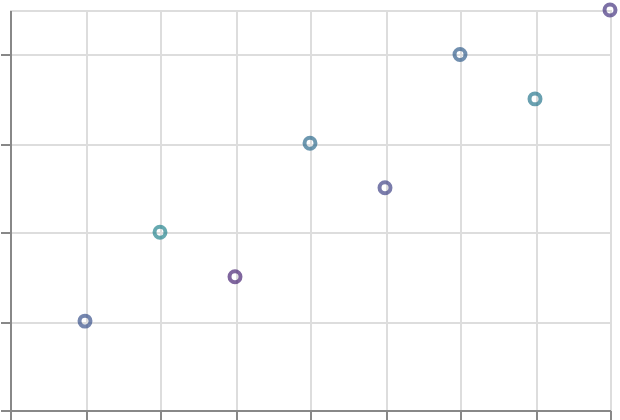

This figure's Vega-Lite source:
### Vega-Lite specification from a JSON file in a GitHub repository (floating-point values rounded to 4 significant figures)
{"$schema": "https://vega.github.io/schema/vega-lite/v6.json", "padding": 5, "autosize": "none", "width": 300, "height": 200, "data": {"name": "table", "values": [{"c": "A", "g": "p", "x": 1, "y": 2, "v": 5, "t": "2024-01-15", "o": {"v": 3}, "IMDB Rating": 6.1, "d": "x1"}, {"c": "B", "g": "q", "x": 2, "y": 4, "v": 9, "t": "2024-02-20", "o": {"v": 7}, "IMDB Rating": 7.4, "d": "x2"}, {"c": "A", "g": "q", "x": 3, "y": 3, "v": 2, "t": "2024-03-05", "o": {"v": 1}, "IMDB Rating": 5.2, "d": "x1"}, {"c": "C", "g": "p", "x": 4, "y": 6, "v": 7, "t": "2024-05-30", "o": {"v": 4}, "IMDB Rating": 8.8, "d": "x3"}, {"c": "B", "g": "p", "x": 5, "y": 5, "v": 4, "t": "2024-07-11", "o": {"v": 9}, "IMDB Rating": 6.9, "d": "x2"}, {"c": "C", "g": "q", "x": 6, "y": 8, "v": 6, "t": "2024-09-02", "o": {"v": 2}, "IMDB Rating": 7.7, "d": "x3"}, {"c": "A", "g": "p", "x": 7, "y": 7, "v": 8, "t": "2024-11-25", "o": {"v": 5}, "IMDB Rating": 4.4, "d": "x1"}, {"c": "B", "g": "q", "x": 8, "y": 9, "v": 3, "t": "2024-12-31", "o": {"v": 8}, "IMDB Rating": 9.1, "d": "x2"}]}, "mark": "point", "encoding": {"x": {"field": "x", "type": "quantitative"}, "y": {"field": "y", "type": "quantitative"}, "color": {"field": "v", "type": "quantitative", "scale": {"domain": [0, 20], "scheme": "viridis"}}}}
